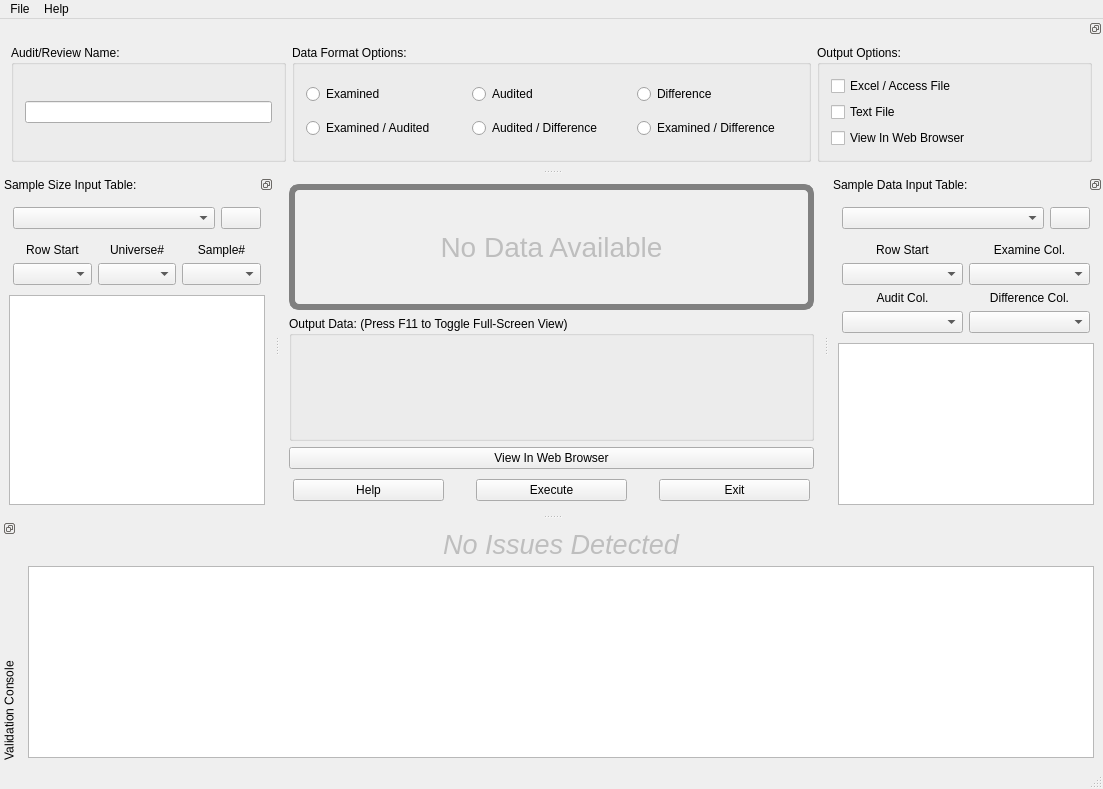
<?xml version="1.0" encoding="UTF-8"?>
<ui version="4.0">
 <class>UIRStatsSVA</class>
 <widget class="QMainWindow" name="UIRStatsSVA">
  <property name="geometry">
   <rect>
    <x>0</x>
    <y>0</y>
    <width>1103</width>
    <height>789</height>
   </rect>
  </property>
  <property name="windowTitle">
   <string>Stratified Variable Appraisal</string>
  </property>
  <widget class="QWidget" name="centralwidget">
   <layout class="QVBoxLayout" name="verticalLayout_7">
    <item>
     <widget class="QLabel" name="m_lblNoData">
      <property name="enabled">
       <bool>false</bool>
      </property>
      <property name="font">
       <font>
        <pointsize>-1</pointsize>
       </font>
      </property>
      <property name="styleSheet">
       <string notr="true">#m_lblNoData
{
	border:6px solid gray;	border-radius:10px;	font-size:28px;
}</string>
      </property>
      <property name="text">
       <string>No Data Available</string>
      </property>
      <property name="alignment">
       <set>Qt::AlignCenter</set>
      </property>
     </widget>
    </item>
    <item>
     <widget class="QGroupBox" name="m_grpOutput">
      <property name="title">
       <string>Output Data: (Press F11 to Toggle Full-Screen View)</string>
      </property>
      <layout class="QVBoxLayout" name="verticalLayout_9">
       <property name="leftMargin">
        <number>11</number>
       </property>
       <property name="topMargin">
        <number>11</number>
       </property>
       <property name="rightMargin">
        <number>11</number>
       </property>
       <property name="bottomMargin">
        <number>11</number>
       </property>
      </layout>
     </widget>
    </item>
    <item>
     <widget class="QPushButton" name="m_btnViewInBrowser">
      <property name="text">
       <string>View In Web Browser</string>
      </property>
     </widget>
    </item>
    <item>
     <widget class="QFrame" name="m_frmCommand">
      <property name="sizePolicy">
       <sizepolicy hsizetype="Preferred" vsizetype="Fixed">
        <horstretch>0</horstretch>
        <verstretch>0</verstretch>
       </sizepolicy>
      </property>
      <layout class="QHBoxLayout" name="horizontalLayout_2">
       <property name="spacing">
        <number>32</number>
       </property>
       <property name="leftMargin">
        <number>4</number>
       </property>
       <property name="topMargin">
        <number>4</number>
       </property>
       <property name="rightMargin">
        <number>4</number>
       </property>
       <property name="bottomMargin">
        <number>4</number>
       </property>
       <item>
        <widget class="QPushButton" name="m_btnHelp">
         <property name="sizePolicy">
          <sizepolicy hsizetype="Expanding" vsizetype="Fixed">
           <horstretch>0</horstretch>
           <verstretch>0</verstretch>
          </sizepolicy>
         </property>
         <property name="text">
          <string>Help</string>
         </property>
         <property name="iconSize">
          <size>
           <width>16</width>
           <height>16</height>
          </size>
         </property>
        </widget>
       </item>
       <item>
        <widget class="QPushButton" name="m_btnExecute">
         <property name="sizePolicy">
          <sizepolicy hsizetype="Expanding" vsizetype="Fixed">
           <horstretch>0</horstretch>
           <verstretch>0</verstretch>
          </sizepolicy>
         </property>
         <property name="text">
          <string>Execute</string>
         </property>
         <property name="iconSize">
          <size>
           <width>32</width>
           <height>32</height>
          </size>
         </property>
        </widget>
       </item>
       <item>
        <widget class="QPushButton" name="m_btnExit">
         <property name="sizePolicy">
          <sizepolicy hsizetype="Expanding" vsizetype="Fixed">
           <horstretch>0</horstretch>
           <verstretch>0</verstretch>
          </sizepolicy>
         </property>
         <property name="text">
          <string>Exit</string>
         </property>
         <property name="iconSize">
          <size>
           <width>16</width>
           <height>16</height>
          </size>
         </property>
        </widget>
       </item>
      </layout>
     </widget>
    </item>
   </layout>
  </widget>
  <widget class="QDockWidget" name="m_dockOptions">
   <property name="features">
    <set>QDockWidget::DockWidgetFloatable|QDockWidget::DockWidgetMovable</set>
   </property>
   <property name="allowedAreas">
    <set>Qt::BottomDockWidgetArea|Qt::TopDockWidgetArea</set>
   </property>
   <property name="windowTitle">
    <string/>
   </property>
   <attribute name="dockWidgetArea">
    <number>4</number>
   </attribute>
   <widget class="QWidget" name="dockWidgetContents">
    <layout class="QVBoxLayout" name="verticalLayout_3">
     <property name="spacing">
      <number>6</number>
     </property>
     <property name="leftMargin">
      <number>4</number>
     </property>
     <property name="topMargin">
      <number>0</number>
     </property>
     <property name="rightMargin">
      <number>4</number>
     </property>
     <property name="bottomMargin">
      <number>0</number>
     </property>
     <item>
      <widget class="QFrame" name="frame">
       <property name="sizePolicy">
        <sizepolicy hsizetype="Preferred" vsizetype="Fixed">
         <horstretch>0</horstretch>
         <verstretch>0</verstretch>
        </sizepolicy>
       </property>
       <layout class="QVBoxLayout" name="verticalLayout_5">
        <property name="spacing">
         <number>11</number>
        </property>
        <property name="leftMargin">
         <number>4</number>
        </property>
        <property name="topMargin">
         <number>4</number>
        </property>
        <property name="rightMargin">
         <number>4</number>
        </property>
        <property name="bottomMargin">
         <number>4</number>
        </property>
        <item>
         <widget class="QFrame" name="horizontalFrame">
          <property name="sizePolicy">
           <sizepolicy hsizetype="Preferred" vsizetype="Fixed">
            <horstretch>0</horstretch>
            <verstretch>0</verstretch>
           </sizepolicy>
          </property>
          <layout class="QHBoxLayout" name="horizontalLayout">
           <property name="leftMargin">
            <number>3</number>
           </property>
           <property name="topMargin">
            <number>3</number>
           </property>
           <property name="rightMargin">
            <number>3</number>
           </property>
           <property name="bottomMargin">
            <number>3</number>
           </property>
           <item>
            <widget class="QGroupBox" name="gridGroupBox_2">
             <property name="sizePolicy">
              <sizepolicy hsizetype="Fixed" vsizetype="Preferred">
               <horstretch>0</horstretch>
               <verstretch>0</verstretch>
              </sizepolicy>
             </property>
             <property name="minimumSize">
              <size>
               <width>275</width>
               <height>0</height>
              </size>
             </property>
             <property name="maximumSize">
              <size>
               <width>275</width>
               <height>16777215</height>
              </size>
             </property>
             <property name="title">
              <string>Audit/Review Name:</string>
             </property>
             <layout class="QHBoxLayout" name="horizontalLayout_3">
              <property name="leftMargin">
               <number>11</number>
              </property>
              <property name="topMargin">
               <number>11</number>
              </property>
              <property name="rightMargin">
               <number>11</number>
              </property>
              <property name="bottomMargin">
               <number>11</number>
              </property>
              <item>
               <widget class="QLineEdit" name="m_txtAuditName">
                <property name="text">
                 <string/>
                </property>
               </widget>
              </item>
             </layout>
            </widget>
           </item>
           <item>
            <widget class="QGroupBox" name="verticalGroupBox_2">
             <property name="sizePolicy">
              <sizepolicy hsizetype="Expanding" vsizetype="Preferred">
               <horstretch>0</horstretch>
               <verstretch>0</verstretch>
              </sizepolicy>
             </property>
             <property name="title">
              <string>Data Format Options:</string>
             </property>
             <layout class="QGridLayout" name="gridLayout">
              <property name="leftMargin">
               <number>11</number>
              </property>
              <property name="topMargin">
               <number>11</number>
              </property>
              <property name="rightMargin">
               <number>11</number>
              </property>
              <property name="bottomMargin">
               <number>11</number>
              </property>
              <item row="0" column="0">
               <widget class="QRadioButton" name="m_rdbExamined">
                <property name="text">
                 <string>Examined</string>
                </property>
               </widget>
              </item>
              <item row="0" column="1">
               <widget class="QRadioButton" name="m_rdbAudited">
                <property name="text">
                 <string>Audited</string>
                </property>
               </widget>
              </item>
              <item row="0" column="2">
               <widget class="QRadioButton" name="m_rdbDifference">
                <property name="text">
                 <string>Difference</string>
                </property>
               </widget>
              </item>
              <item row="1" column="0">
               <widget class="QRadioButton" name="m_rdbExaminedAndAudited">
                <property name="text">
                 <string>Examined / Audited</string>
                </property>
               </widget>
              </item>
              <item row="1" column="1">
               <widget class="QRadioButton" name="m_rdbAuditedAndDifference">
                <property name="text">
                 <string>Audited / Difference</string>
                </property>
               </widget>
              </item>
              <item row="1" column="2">
               <widget class="QRadioButton" name="m_rdbExaminedAndDifference">
                <property name="text">
                 <string>Examined / Difference</string>
                </property>
               </widget>
              </item>
             </layout>
            </widget>
           </item>
           <item>
            <widget class="QGroupBox" name="verticalGroupBox_3">
             <property name="sizePolicy">
              <sizepolicy hsizetype="Fixed" vsizetype="Preferred">
               <horstretch>0</horstretch>
               <verstretch>0</verstretch>
              </sizepolicy>
             </property>
             <property name="minimumSize">
              <size>
               <width>275</width>
               <height>0</height>
              </size>
             </property>
             <property name="maximumSize">
              <size>
               <width>275</width>
               <height>16777215</height>
              </size>
             </property>
             <property name="title">
              <string>Output Options:</string>
             </property>
             <layout class="QVBoxLayout" name="verticalLayout">
              <property name="leftMargin">
               <number>11</number>
              </property>
              <property name="topMargin">
               <number>11</number>
              </property>
              <property name="rightMargin">
               <number>11</number>
              </property>
              <property name="bottomMargin">
               <number>11</number>
              </property>
              <item>
               <widget class="QCheckBox" name="m_chkCSVOutput">
                <property name="text">
                 <string>Excel / Access File</string>
                </property>
               </widget>
              </item>
              <item>
               <widget class="QCheckBox" name="m_chkTextOutput">
                <property name="text">
                 <string>Text File</string>
                </property>
               </widget>
              </item>
              <item>
               <widget class="QCheckBox" name="m_chkViewInBrowser">
                <property name="text">
                 <string>View In Web Browser</string>
                </property>
               </widget>
              </item>
             </layout>
            </widget>
           </item>
          </layout>
         </widget>
        </item>
       </layout>
      </widget>
     </item>
    </layout>
   </widget>
  </widget>
  <widget class="QDockWidget" name="m_dockSampleSizeInput">
   <property name="sizePolicy">
    <sizepolicy hsizetype="Expanding" vsizetype="Expanding">
     <horstretch>0</horstretch>
     <verstretch>0</verstretch>
    </sizepolicy>
   </property>
   <property name="floating">
    <bool>false</bool>
   </property>
   <property name="features">
    <set>QDockWidget::DockWidgetFloatable|QDockWidget::DockWidgetMovable</set>
   </property>
   <property name="allowedAreas">
    <set>Qt::AllDockWidgetAreas</set>
   </property>
   <property name="windowTitle">
    <string>Sample Size Input Table:</string>
   </property>
   <attribute name="dockWidgetArea">
    <number>1</number>
   </attribute>
   <widget class="QWidget" name="dockWidgetContents_3">
    <layout class="QGridLayout" name="gridLayout_5">
     <item row="3" column="0">
      <widget class="QTableWidget" name="m_tblSizes">
       <property name="editTriggers">
        <set>QAbstractItemView::NoEditTriggers</set>
       </property>
       <property name="selectionMode">
        <enum>QAbstractItemView::NoSelection</enum>
       </property>
       <property name="selectionBehavior">
        <enum>QAbstractItemView::SelectItems</enum>
       </property>
       <property name="verticalScrollMode">
        <enum>QAbstractItemView::ScrollPerPixel</enum>
       </property>
       <property name="horizontalScrollMode">
        <enum>QAbstractItemView::ScrollPerPixel</enum>
       </property>
       <property name="rowCount">
        <number>0</number>
       </property>
       <attribute name="horizontalHeaderStretchLastSection">
        <bool>true</bool>
       </attribute>
       <attribute name="verticalHeaderVisible">
        <bool>false</bool>
       </attribute>
      </widget>
     </item>
     <item row="2" column="0">
      <layout class="QGridLayout" name="gridLayout_6">
       <property name="leftMargin">
        <number>4</number>
       </property>
       <property name="topMargin">
        <number>4</number>
       </property>
       <property name="rightMargin">
        <number>4</number>
       </property>
       <property name="bottomMargin">
        <number>4</number>
       </property>
       <item row="2" column="1">
        <widget class="QLabel" name="m_lblAuditedSizeTable">
         <property name="text">
          <string>Universe#</string>
         </property>
         <property name="alignment">
          <set>Qt::AlignCenter</set>
         </property>
        </widget>
       </item>
       <item row="3" column="1">
        <widget class="QComboBox" name="m_cmbUniverseCountSizeTable"/>
       </item>
       <item row="2" column="2">
        <widget class="QLabel" name="m_lblDifferenceSizeTable">
         <property name="text">
          <string>Sample#</string>
         </property>
         <property name="alignment">
          <set>Qt::AlignCenter</set>
         </property>
        </widget>
       </item>
       <item row="3" column="2">
        <widget class="QComboBox" name="m_cmbSampleCountSizeTable"/>
       </item>
       <item row="2" column="0">
        <widget class="QLabel" name="m_lblDataRowStartSizeTable">
         <property name="text">
          <string>Row Start</string>
         </property>
         <property name="alignment">
          <set>Qt::AlignCenter</set>
         </property>
        </widget>
       </item>
       <item row="3" column="0">
        <widget class="QComboBox" name="m_cmbDataRowStartSizeTable"/>
       </item>
      </layout>
     </item>
     <item row="0" column="0">
      <layout class="QGridLayout" name="gridLayout_7">
       <property name="leftMargin">
        <number>4</number>
       </property>
       <property name="topMargin">
        <number>4</number>
       </property>
       <property name="rightMargin">
        <number>4</number>
       </property>
       <property name="bottomMargin">
        <number>4</number>
       </property>
       <item row="1" column="0">
        <widget class="QComboBox" name="m_cmbSizeInputSheets"/>
       </item>
       <item row="1" column="2">
        <widget class="QPushButton" name="m_btnImportSampleSizeData">
         <property name="sizePolicy">
          <sizepolicy hsizetype="Fixed" vsizetype="Fixed">
           <horstretch>0</horstretch>
           <verstretch>0</verstretch>
          </sizepolicy>
         </property>
         <property name="text">
          <string/>
         </property>
        </widget>
       </item>
      </layout>
     </item>
    </layout>
   </widget>
  </widget>
  <widget class="QDockWidget" name="m_dockSampleDataInput">
   <property name="features">
    <set>QDockWidget::DockWidgetFloatable|QDockWidget::DockWidgetMovable</set>
   </property>
   <property name="windowTitle">
    <string>Sample Data Input Table:</string>
   </property>
   <attribute name="dockWidgetArea">
    <number>2</number>
   </attribute>
   <widget class="QWidget" name="dockWidgetContents_2">
    <layout class="QVBoxLayout" name="verticalLayout_6">
     <item>
      <layout class="QGridLayout" name="gridLayout_8">
       <property name="leftMargin">
        <number>4</number>
       </property>
       <property name="topMargin">
        <number>4</number>
       </property>
       <property name="rightMargin">
        <number>4</number>
       </property>
       <property name="bottomMargin">
        <number>4</number>
       </property>
       <item row="0" column="1">
        <widget class="QComboBox" name="m_cmbDataInputSheets"/>
       </item>
       <item row="0" column="2">
        <widget class="QPushButton" name="m_btnImportSampleInputData">
         <property name="sizePolicy">
          <sizepolicy hsizetype="Fixed" vsizetype="Fixed">
           <horstretch>0</horstretch>
           <verstretch>0</verstretch>
          </sizepolicy>
         </property>
         <property name="text">
          <string/>
         </property>
        </widget>
       </item>
      </layout>
     </item>
     <item>
      <layout class="QGridLayout" name="gridLayout_9">
       <property name="leftMargin">
        <number>4</number>
       </property>
       <property name="topMargin">
        <number>4</number>
       </property>
       <property name="rightMargin">
        <number>4</number>
       </property>
       <property name="bottomMargin">
        <number>4</number>
       </property>
       <item row="1" column="0">
        <widget class="QComboBox" name="m_cmbDataRowStartDataTable"/>
       </item>
       <item row="0" column="0">
        <widget class="QLabel" name="m_lblDataRowStartDataTable">
         <property name="text">
          <string>Row Start</string>
         </property>
         <property name="alignment">
          <set>Qt::AlignCenter</set>
         </property>
        </widget>
       </item>
       <item row="1" column="1">
        <widget class="QComboBox" name="m_cmbExaminedDataTable"/>
       </item>
       <item row="2" column="0">
        <widget class="QLabel" name="m_lblAuditedDataTable">
         <property name="text">
          <string>Audit Col.</string>
         </property>
         <property name="alignment">
          <set>Qt::AlignCenter</set>
         </property>
        </widget>
       </item>
       <item row="0" column="1">
        <widget class="QLabel" name="m_lblExaminedDataTable">
         <property name="text">
          <string>Examine Col.</string>
         </property>
         <property name="alignment">
          <set>Qt::AlignCenter</set>
         </property>
        </widget>
       </item>
       <item row="3" column="0">
        <widget class="QComboBox" name="m_cmbAuditedDataTable"/>
       </item>
       <item row="2" column="1">
        <widget class="QLabel" name="m_lblDifferenceDataTable">
         <property name="text">
          <string>Difference Col.</string>
         </property>
         <property name="alignment">
          <set>Qt::AlignCenter</set>
         </property>
        </widget>
       </item>
       <item row="3" column="1">
        <widget class="QComboBox" name="m_cmbDifferenceDataTable"/>
       </item>
      </layout>
     </item>
     <item>
      <widget class="QTableWidget" name="m_tblData">
       <property name="editTriggers">
        <set>QAbstractItemView::NoEditTriggers</set>
       </property>
       <property name="selectionMode">
        <enum>QAbstractItemView::SingleSelection</enum>
       </property>
       <property name="selectionBehavior">
        <enum>QAbstractItemView::SelectItems</enum>
       </property>
       <property name="verticalScrollMode">
        <enum>QAbstractItemView::ScrollPerPixel</enum>
       </property>
       <property name="horizontalScrollMode">
        <enum>QAbstractItemView::ScrollPerPixel</enum>
       </property>
       <attribute name="horizontalHeaderStretchLastSection">
        <bool>true</bool>
       </attribute>
       <attribute name="verticalHeaderVisible">
        <bool>false</bool>
       </attribute>
      </widget>
     </item>
    </layout>
   </widget>
  </widget>
  <widget class="QDockWidget" name="m_dockErrorConsole">
   <property name="minimumSize">
    <size>
     <width>328</width>
     <height>154</height>
    </size>
   </property>
   <property name="maximumSize">
    <size>
     <width>524287</width>
     <height>524287</height>
    </size>
   </property>
   <property name="features">
    <set>QDockWidget::DockWidgetFloatable|QDockWidget::DockWidgetMovable|QDockWidget::DockWidgetVerticalTitleBar</set>
   </property>
   <property name="allowedAreas">
    <set>Qt::BottomDockWidgetArea|Qt::TopDockWidgetArea</set>
   </property>
   <property name="windowTitle">
    <string> Validation Console</string>
   </property>
   <attribute name="dockWidgetArea">
    <number>8</number>
   </attribute>
   <widget class="QWidget" name="dockWidgetContents_4">
    <layout class="QVBoxLayout" name="verticalLayout_4">
     <item>
      <widget class="QLabel" name="m_lblErrorConsole">
       <property name="enabled">
        <bool>false</bool>
       </property>
       <property name="font">
        <font>
         <pointsize>20</pointsize>
         <italic>true</italic>
        </font>
       </property>
       <property name="text">
        <string>No Issues Detected</string>
       </property>
       <property name="alignment">
        <set>Qt::AlignCenter</set>
       </property>
      </widget>
     </item>
     <item>
      <widget class="QListWidget" name="m_lstErrorConsole">
       <property name="sizePolicy">
        <sizepolicy hsizetype="Expanding" vsizetype="Expanding">
         <horstretch>0</horstretch>
         <verstretch>0</verstretch>
        </sizepolicy>
       </property>
       <property name="maximumSize">
        <size>
         <width>16777215</width>
         <height>16777215</height>
        </size>
       </property>
       <property name="styleSheet">
        <string notr="true"/>
       </property>
      </widget>
     </item>
    </layout>
   </widget>
  </widget>
  <widget class="QStatusBar" name="m_statusBar"/>
  <widget class="QMenuBar" name="menuBar">
   <property name="geometry">
    <rect>
     <x>0</x>
     <y>0</y>
     <width>1103</width>
     <height>20</height>
    </rect>
   </property>
   <widget class="QMenu" name="menuFile">
    <property name="title">
     <string>File</string>
    </property>
    <addaction name="separator"/>
    <addaction name="actionExecute"/>
    <addaction name="actionRecently_Used"/>
    <addaction name="separator"/>
    <addaction name="actionExit"/>
   </widget>
   <widget class="QMenu" name="menuHelp">
    <property name="title">
     <string>Help</string>
    </property>
    <addaction name="actionAbout"/>
    <addaction name="actionHelp"/>
   </widget>
   <addaction name="menuFile"/>
   <addaction name="menuHelp"/>
  </widget>
  <action name="actionRecently_Used">
   <property name="text">
    <string>Recently Used</string>
   </property>
  </action>
  <action name="actionExit">
   <property name="text">
    <string>Exit</string>
   </property>
  </action>
  <action name="actionAbout">
   <property name="text">
    <string>About</string>
   </property>
  </action>
  <action name="actionHelp">
   <property name="text">
    <string>Help</string>
   </property>
  </action>
  <action name="actionExecute">
   <property name="text">
    <string>Execute...</string>
   </property>
  </action>
 </widget>
 <tabstops>
  <tabstop>m_txtAuditName</tabstop>
  <tabstop>m_rdbExamined</tabstop>
  <tabstop>m_rdbAudited</tabstop>
  <tabstop>m_rdbDifference</tabstop>
  <tabstop>m_rdbExaminedAndAudited</tabstop>
  <tabstop>m_rdbAuditedAndDifference</tabstop>
  <tabstop>m_rdbExaminedAndDifference</tabstop>
  <tabstop>m_chkCSVOutput</tabstop>
  <tabstop>m_chkTextOutput</tabstop>
  <tabstop>m_cmbSizeInputSheets</tabstop>
  <tabstop>m_btnImportSampleSizeData</tabstop>
  <tabstop>m_cmbUniverseCountSizeTable</tabstop>
  <tabstop>m_cmbSampleCountSizeTable</tabstop>
  <tabstop>m_tblSizes</tabstop>
  <tabstop>m_cmbDataInputSheets</tabstop>
  <tabstop>m_btnImportSampleInputData</tabstop>
  <tabstop>m_cmbDataRowStartDataTable</tabstop>
  <tabstop>m_cmbExaminedDataTable</tabstop>
  <tabstop>m_cmbAuditedDataTable</tabstop>
  <tabstop>m_cmbDifferenceDataTable</tabstop>
  <tabstop>m_tblData</tabstop>
  <tabstop>m_btnHelp</tabstop>
  <tabstop>m_btnExecute</tabstop>
  <tabstop>m_btnExit</tabstop>
 </tabstops>
 <resources/>
 <connections/>
</ui>
